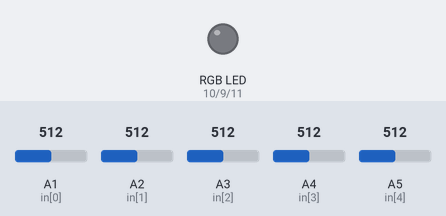
The sketch below on a simulated Arduino Uno, built with avr-gcc and run on an emulated ATmega328P. Parts: an RGB LED mixed from three pins (HIGH = lit). The inputs (shaded band) are chosen by the test bench; at power-on: A1 (in[0]) = 512, A2 (in[1]) = 512, A3 (in[2]) = 512, A4 (in[3]) = 512, A5 (in[4]) = 512. What the sketch prints to the serial monitor is not drawn.

Above: at 0.15 s.
At 1.2 s:
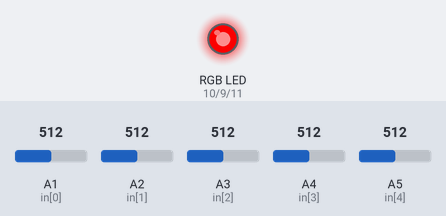
1.3 s: A1 (in[0]) set to 716
4.3 s: A2 (in[1]) set to 716
7.3 s: A3 (in[2]) set to 716
Timing chart, 0 to 16.3 s (numbered marks = the images above; inputs shaded):
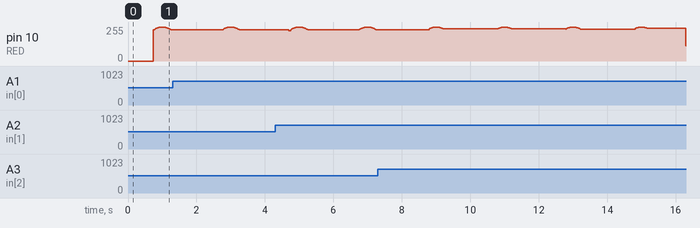

The sketch:

sensors_light.ino
```cpp
int in[5] =  {A1 , A2, A3, A4, A5};
const long referenceMv = 5000;

void setup() {
  // put your setup code here, to run once:
  Serial.begin(115200);
  setupLight();
}

void loop() {
  loopSensors();
  loopLight();
  //delay(100);

}

void loopSensors() {
  // put your main code herddfe, to run repeatedly:
  // Serial.print("Sensor:");
  for(int i=0; i<5; i++)
    {
      int val = analogRead(in[i]);
      int mV = (val * referenceMv) / 1023;
      int cm = getDistance(mV);
      Serial.print(cm);
      if (i<4)Serial.print(",");
      else Serial.println();
      //Serial.print(cm);
      //Serial.print(",");
    }
    //Serial.write(255);
    //Serial.println();
}

//interpolación de la distancia a intervalos de 250mV
const int TABLE_ENTRIES = 12;
const int INTERVAL  = 250;
static int distance[TABLE_ENTRIES] = {150,140,130,100,60,50,40,35,30,25,20,15};
int getDistance(int mV) {
   if (mV > INTERVAL * TABLE_ENTRIES - 1)      return distance[TABLE_ENTRIES - 1];
   else {
      int index = mV / INTERVAL;
      float frac = (mV % 250) / (float)INTERVAL;
      return distance[index] - ((distance[index] - distance[index + 1]) * frac);
   }
}
```

light.ino
```cpp
#define GREEN   9
#define RED    10
#define BLUE   11
#define COLOUR RED

unsigned long time_sensor = millis();
unsigned long time_fade = millis();
unsigned long time_inc = millis();
int lightsensor = in[1];
int brightness = 0;
int period = 2500;
float t = 0.0;
int lightsensorvalue = 0;
int bufsize = 20;
int buf[20];
int bufcount = 0;
int avg = 0;

void setupLight() {
  pinMode(RED, OUTPUT);
  pinMode(GREEN, OUTPUT);
  pinMode(BLUE, OUTPUT);
  analogWrite(RED, 0);
  analogWrite(GREEN, 0);
  analogWrite(BLUE, 0);
}

void loopLight() {
  fadeblinking();
  //sensiblelight();
  analogWrite(COLOUR, brightness);
  Serial.println(brightness);
}

void fadeblinking() {
  //lightsensorvalue = analogRead(in[1]) * 2 + 1;
  t = 2 * PI * millis()/4000;
  brightness = 255 * abs(sin(t));
}

void sensiblelight() {
  brightness = smooth();
}

int smooth() {
  lightsensorvalue = analogRead(lightsensor);
  buf[bufcount] = lightsensorvalue;
  for(int i = 0; i < bufsize; i++) {
   avg += buf[i];
  }
  avg = avg / bufsize;
  bufcount++;
  bufcount = bufcount % bufsize;
  return avg;
}
```
